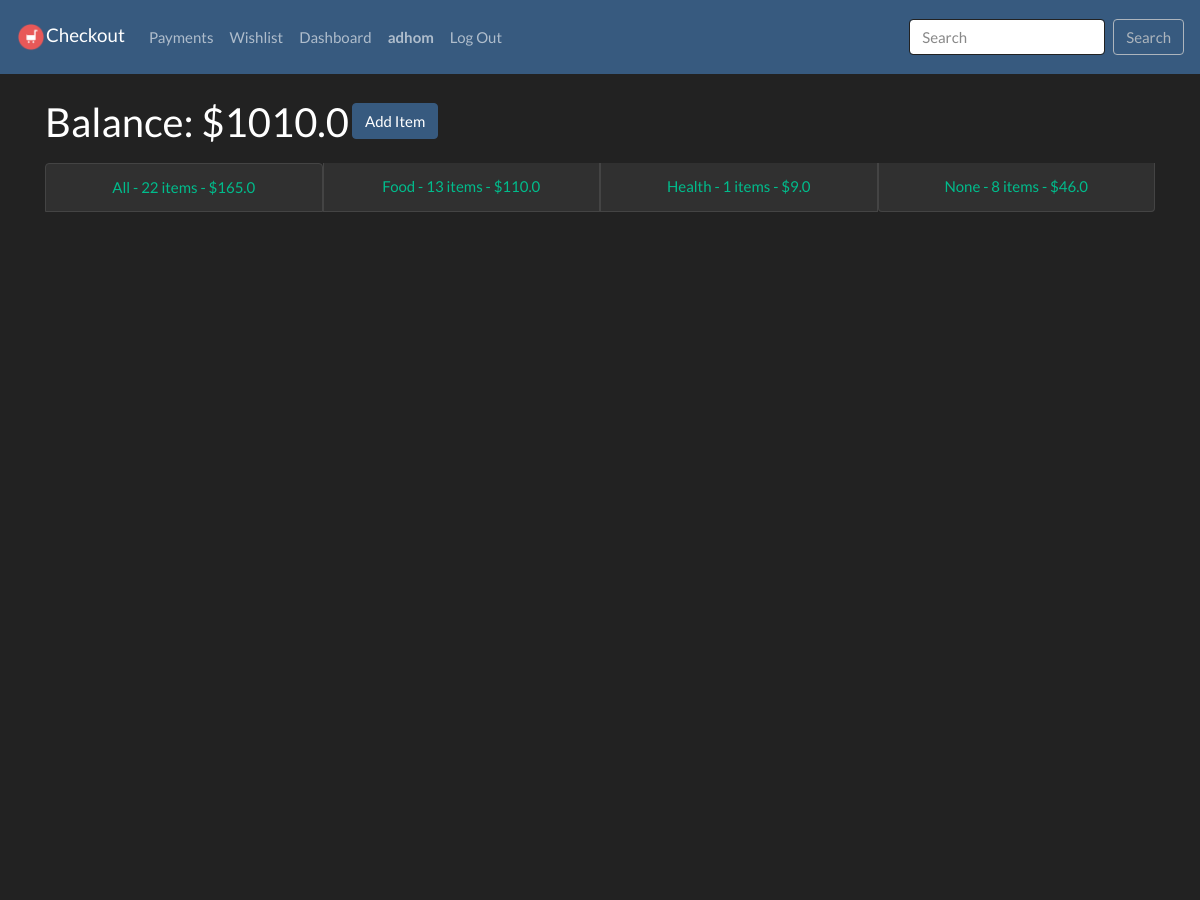
The app's page / (signed in, upper part), older data.
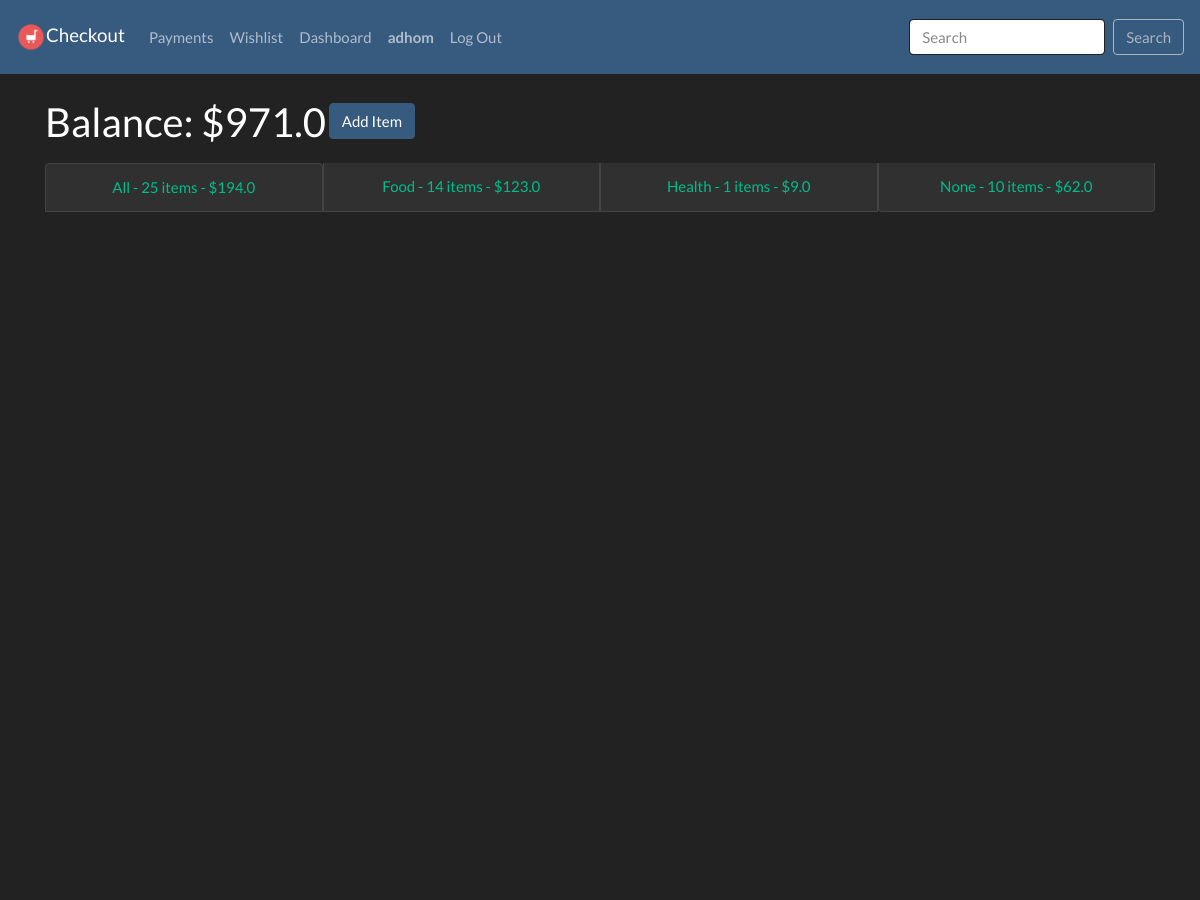
The same page, newer data.
### checkout/models.py (models this page shows)
class User(AbstractUser):
    balance = models.FloatField()

class Category(models.Model):
    name = models.CharField(max_length=64, default="None")
    def __str__(self):
        return self.name.title()

### checkout/views.py (the view)
# urls.py: path("", views.index, name="index"),
@login_required
def index(request):
    if not request.user.is_authenticated:
        return render(request, "checkout/login.html")
    items = Item.objects.filter(user=request.user).order_by("-date", "-id")
    num = request.GET.get("page", 1)
    items_paginator = paginate(items, num)
    return render(request, "checkout/index.html",
                {"paginator": items_paginator["paginator"],
                "page_obj": items_paginator["page_obj"],
                "items": items_paginator["items"],
                "categories": get_categories(request.user),
                "items_count": items.count(),
                "items_sum": items.aggregate(Sum("price"))["price__sum"] if items else 0,
                "form": ItemForm()})

### checkout/forms.py
class ItemForm(forms.ModelForm):
    class Meta:
        model = Item
        fields = '__all__'
        exclude = ('user', 'category')
        widgets = {
            'date': DateInput(),
        }
    category = forms.CharField(required=False)
    field_order = ["name", "price", "quantity", "seller", "date", "category", "comment"]

### checkout/utils.py (called while the page is built)
def paginate(items, page_number=1):
    paginator = Paginator(items, 10)
    page_obj = paginator.get_page(page_number)
    return {"paginator": paginator, "page_obj": page_obj, "items": page_obj.object_list}

def get_categories(user):
    saved = Category.objects.all().order_by("name").distinct()
    cats = []
    for i in saved:
        items = i.item_set.filter(user=user)
        if len(items) > 0:
            cats.append({"title": i, "count": items.count(), "sum": items.values("price").aggregate(Sum('price'))["price__sum"]})
    return cats

### checkout/templates/checkout/index.html (shortened to what this page needs)
{% extends "checkout/layout.html" %}
{% load static %}
{% load crispy_forms_tags %}
{% block body %}
    <h2 id="balance" style="display: inline-block">Balance: ${{ user.balance }}</h2>
    {% if form %}
        <button type="submit" class="btn btn-primary mb-4" id="new_item_button">Add Item</button>
    {% endif %}
    <ul class="list-group">
        <li class="list-group-item"><a href="{% url 'checkout:index' %}">All - {{ items_count }} items - ${{ items_sum }}
        </a></li>
        {% for category in categories %}
            <li class="list-group-item"><a href="{% url 'checkout:category' category.title|lower %}">
                {{ category.title }} - {{ category.count}} items - ${{ category.sum }}
                </a>
            </li>
        {% endfor %}
    </ul>
<div id="items_list">
</div>
{% endblock %}

### checkout/templates/checkout/layout.html (shortened to what this page needs)
{% load static %}
{% load crispy_forms_tags %}
<!DOCTYPE html>
<html lang="en">
    <head>
        <link href="{% static 'checkout/styles.css' %}" rel="stylesheet" type="text/css">
        <link href="{% static 'checkout/darkly.css' %}" rel="stylesheet" type="text/css">
    </head>
    <body>
        <nav class="navbar navbar-expand-lg navbar-dark bg-primary mb-4 sticky-top">
            <a class="navbar-brand" href="{% url 'checkout:index' %}"><img style="height: 30px; width: 30px" src="{% static 'checkout/logo.png' %}">Checkout</a>
            <div class="collapse navbar-collapse">
              <ul class="navbar-nav mr-auto">
                {% if user.is_authenticated %}
                    <li class="nav-item">
                        <a class="nav-link" href="{% url 'payment:index' %}">Payments</a>
                    </li>
                    <li class="nav-item">
                        <a class="nav-link" href="{% url 'wishlist:index' %}">Wishlist</a>
                    </li>
                    <li class="nav-item">
                      <a class="nav-link" href="{% url 'dashboard:index' %}">Dashboard</a>
                    </li>
                    <li class="nav-item">
                        <a class="nav-link" href="{% url 'checkout:profile' %}"><strong>{{ user.username }}</strong></a>
                    </li>
                {% endif %}
                {% if user.is_authenticated %}
                    <li class="nav-item">
                        <a class="nav-link" href="{% url 'checkout:logout' %}">Log Out</a>
                    </li>
                {% endif %}
              </ul>
              <form action="{% url 'checkout:search' %}" method="GET" class="form-inline my-2 my-lg-0">
                  <input class="form-control mr-sm-2" name="q" type="search" placeholder="Search" aria-label="Search">
                  <button class="btn btn-outline-light my-2 my-sm-0" type="submit">Search</button>
                </form>
            </div>
          </nav>
        <div class="body container">
            {% block body %}
            {% endblock %}
        </div>
    </body>
</html>

Row changes from the older to the newer data that the page shows:
changed User "adhom": balance "1010.0" → "971.0"
computed for Category "Food": count "13" → "14"; sum "110.0" → "123.0"
computed for Category "None": count "8" → "10"; sum "46.0" → "62.0"
Text that changed along with them:
{{ items_count }}: "22" → "25"
{{ items_sum }}: "165.0" → "194.0"
